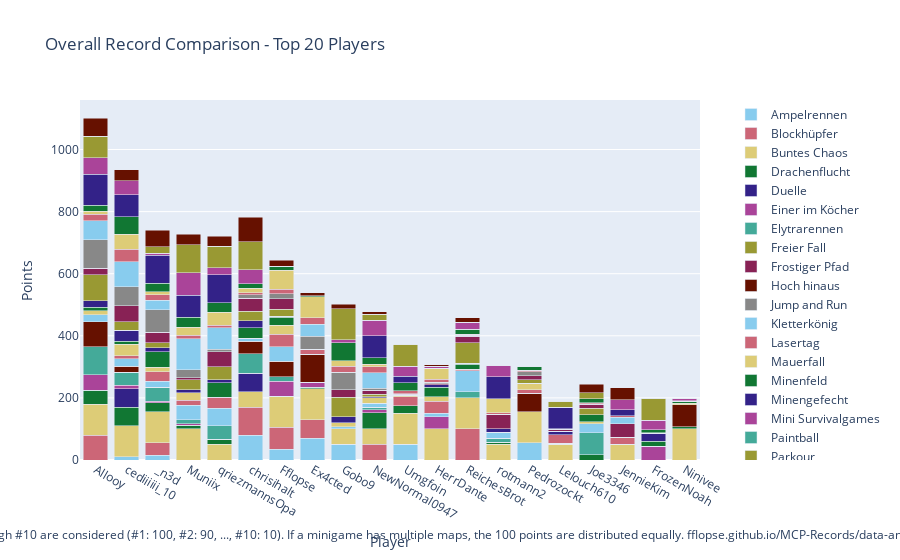

Write notebook code for a chart like this one.
### Code cell
import plotly.graph_objects as go

# Sum all columns to get the total score
outDf['Total'] = outDf.sum(axis=1)

# Sort by total score and fill N/A values with 0
outDf = outDf.sort_values(by='Total', ascending=False).fillna(0)

# Crop to top 10 players
cropDf = outDf.head(20).copy()

# Drop the 'Total' column for plotting
cropDf = cropDf.drop(columns=['Total'])

# Create a color palette
color_palette = px.colors.qualitative.Safe

# Create the stacked bar plot
fig = go.Figure()

cropDf = remove_duplicate_columns(cropDf)

for column in cropDf.columns.difference(['Player']):
    fig.add_trace(go.Bar(
        x=cropDf.index,
        y=cropDf[column],
        name=column,
        marker_color=color_palette[len(fig.data) % len(color_palette)]
    ))

# Update layout
fig.update_layout(
    barmode='stack',
    title='Overall Record Comparison - Top 20 Players',
    xaxis=dict(title='Player'),
    yaxis=dict(title='Points'),
    #height=800,
    #width=1000,
    legend=dict(
        x=1.05,
        y=0.5,
        traceorder='normal',
        font=dict(size=12),
        bgcolor='rgba(255, 255, 255, 0)',
        bordercolor='rgba(0, 0, 0, 0)'
    ),
    margin=dict(r=200),  # Adjust right margin to make room for the legend
    annotations=[
        dict(
            x=0.5,
            y=-0.235,
            xref='paper',
            yref='paper',
            text='Max 100 points per minigame. Records #1 through #10 are considered (#1: 100, #2: 90, ..., #10: 10). If a minigame has multiple maps, the 100 points are distributed equally. fflopse.github.io/MCP-Records/data-analysis/global-ranking.ipynb',
            showarrow=False,
            font=dict(size=12),
            xanchor='center'
        )
    ]
)

fig.show()

# save the plot as an html file

fig.write_html('out/overall_record_comparison.html')

### Figure 1 — Plotly figure (JSON) as saved in the notebook; plotly's stock layout.template omitted (floating-point values rounded to 4 significant figures)
{"data": [{"marker": {"color": "rgb(136, 204, 238)"}, "name": "Ampelrennen", "type": "bar", "x": ["Allooy", "cediiiiii_10", "_n3d", "Muniix", "qriezmannsOpa", "chrisihalt", "Fflopse", "Ex4cted", "Gobo9", "NewNormal0947", "Umgfoin", "HerrDante", "ReichesBrot", "rotmann2", "Pedrozockt", "Lelouch610", "Joe3346", "JennieKim", "FrozenNoah", "Ninivee"], "y": [0.0, 10.0, 15.0, 0.0, 0.0, 80.0, 35.0, 70.0, 50.0, 0.0, 50.0, 0.0, 0.0, 0.0, 55.0, 0.0, 0.0, 0.0, 0.0, 0.0]}, {"marker": {"color": "rgb(204, 102, 119)"}, "name": "Blockhüpfer", "type": "bar", "x": ["Allooy", "cediiiiii_10", "_n3d", "Muniix", "qriezmannsOpa", "chrisihalt", "Fflopse", "Ex4cted", "Gobo9", "NewNormal0947", "Umgfoin", "HerrDante", "ReichesBrot", "rotmann2", "Pedrozockt", "Lelouch610", "Joe3346", "JennieKim", "FrozenNoah", "Ninivee"], "y": [80.0, 0.0, 40.0, 0.0, 0.0, 90.0, 70.0, 60.0, 0.0, 50.0, 0.0, 0.0, 100.0, 0.0, 0.0, 0.0, 0.0, 0.0, 0.0, 0.0]}, {"marker": {"color": "rgb(221, 204, 119)"}, "name": "Buntes Chaos", "type": "bar", "x": ["Allooy", "cediiiiii_10", "_n3d", "Muniix", "qriezmannsOpa", "chrisihalt", "Fflopse", "Ex4cted", "Gobo9", "NewNormal0947", "Umgfoin", "HerrDante", "ReichesBrot", "rotmann2", "Pedrozockt", "Lelouch610", "Joe3346", "JennieKim", "FrozenNoah", "Ninivee"], "y": [100.0, 100.0, 100.0, 100.0, 50.0, 50.0, 100.0, 100.0, 50.0, 50.0, 100.0, 100.0, 100.0, 50.0, 100.0, 50.0, 0.0, 50.0, 0.0, 100.0]}, {"marker": {"color": "rgb(17, 119, 51)"}, "name": "Drachenflucht", "type": "bar", "x": ["Allooy", "cediiiiii_10", "_n3d", "Muniix", "qriezmannsOpa", "chrisihalt", "Fflopse", "Ex4cted", "Gobo9", "NewNormal0947", "Umgfoin", "HerrDante", "ReichesBrot", "rotmann2", "Pedrozockt", "Lelouch610", "Joe3346", "JennieKim", "FrozenNoah", "Ninivee"], "y": [45.0, 60.0, 30.0, 12.5, 17.5, 0.0, 0.0, 5.0, 0.0, 52.5, 25.0, 0.0, 0.0, 7.5, 0.0, 0.0, 17.5, 0.0, 0.0, 7.5]}, {"marker": {"color": "rgb(51, 34, 136)"}, "name": "Duelle", "type": "bar", "x": ["Allooy", "cediiiiii_10", "_n3d", "Muniix", "qriezmannsOpa", "chrisihalt", "Fflopse", "Ex4cted", "Gobo9", "NewNormal0947", "Umgfoin", "HerrDante", "ReichesBrot", "rotmann2", "Pedrozockt", "Lelouch610", "Joe3346", "JennieKim", "FrozenNoah", "Ninivee"], "y": [0.0, 60.0, 0.0, 0.0, 0.0, 60.0, 0.0, 0.0, 0.0, 0.0, 0.0, 0.0, 0.0, 0.0, 0.0, 0.0, 0.0, 0.0, 0.0, 0.0]}, {"marker": {"color": "rgb(170, 68, 153)"}, "name": "Einer im Köcher", "type": "bar", "x": ["Allooy", "cediiiiii_10", "_n3d", "Muniix", "qriezmannsOpa", "chrisihalt", "Fflopse", "Ex4cted", "Gobo9", "NewNormal0947", "Umgfoin", "HerrDante", "ReichesBrot", "rotmann2", "Pedrozockt", "Lelouch610", "Joe3346", "JennieKim", "FrozenNoah", "Ninivee"], "y": [50.0, 10.0, 4.0, 4.0, 0.0, 0.0, 48.0, 16.0, 0.0, 10.0, 0.0, 40.0, 0.0, 0.0, 0.0, 4.0, 0.0, 0.0, 44.0, 0.0]}, {"marker": {"color": "rgb(68, 170, 153)"}, "name": "Elytrarennen", "type": "bar", "x": ["Allooy", "cediiiiii_10", "_n3d", "Muniix", "qriezmannsOpa", "chrisihalt", "Fflopse", "Ex4cted", "Gobo9", "NewNormal0947", "Umgfoin", "HerrDante", "ReichesBrot", "rotmann2", "Pedrozockt", "Lelouch610", "Joe3346", "JennieKim", "FrozenNoah", "Ninivee"], "y": [90.0, 42.5, 45.0, 12.5, 42.5, 62.5, 15.0, 0.0, 0.0, 7.5, 0.0, 0.0, 20.0, 12.5, 0.0, 0.0, 70.0, 0.0, 0.0, 0.0]}, {"marker": {"color": "rgb(153, 153, 51)"}, "name": "Freier Fall", "type": "bar", "x": ["Allooy", "cediiiiii_10", "_n3d", "Muniix", "qriezmannsOpa", "chrisihalt", "Fflopse", "Ex4cted", "Gobo9", "NewNormal0947", "Umgfoin", "HerrDante", "ReichesBrot", "rotmann2", "Pedrozockt", "Lelouch610", "Joe3346", "JennieKim", "FrozenNoah", "Ninivee"], "y": [0.0, 0.0, 0.0, 0.0, 0.0, 0.0, 0.0, 0.0, 0.0, 0.0, 0.0, 0.0, 0.0, 0.0, 0.0, 0.0, 0.0, 0.0, 0.0, 0.0]}, {"marker": {"color": "rgb(136, 34, 85)"}, "name": "Frostiger Pfad", "type": "bar", "x": ["Allooy", "cediiiiii_10", "_n3d", "Muniix", "qriezmannsOpa", "chrisihalt", "Fflopse", "Ex4cted", "Gobo9", "NewNormal0947", "Umgfoin", "HerrDante", "ReichesBrot", "rotmann2", "Pedrozockt", "Lelouch610", "Joe3346", "JennieKim", "FrozenNoah", "Ninivee"], "y": [0.0, 0.0, 0.0, 0.0, 0.0, 0.0, 0.0, 0.0, 0.0, 0.0, 0.0, 0.0, 0.0, 0.0, 0.0, 0.0, 0.0, 0.0, 0.0, 0.0]}, {"marker": {"color": "rgb(102, 17, 0)"}, "name": "Hoch hinaus", "type": "bar", "x": ["Allooy", "cediiiiii_10", "_n3d", "Muniix", "qriezmannsOpa", "chrisihalt", "Fflopse", "Ex4cted", "Gobo9", "NewNormal0947", "Umgfoin", "HerrDante", "ReichesBrot", "rotmann2", "Pedrozockt", "Lelouch610", "Joe3346", "JennieKim", "FrozenNoah", "Ninivee"], "y": [80.0, 20.0, 0.0, 0.0, 0.0, 40.0, 50.0, 90.0, 0.0, 0.0, 0.0, 0.0, 0.0, 0.0, 60.0, 0.0, 0.0, 0.0, 0.0, 70.0]}, {"marker": {"color": "rgb(136, 136, 136)"}, "name": "Jump and Run", "type": "bar", "x": ["Allooy", "cediiiiii_10", "_n3d", "Muniix", "qriezmannsOpa", "chrisihalt", "Fflopse", "Ex4cted", "Gobo9", "NewNormal0947", "Umgfoin", "HerrDante", "ReichesBrot", "rotmann2", "Pedrozockt", "Lelouch610", "Joe3346", "JennieKim", "FrozenNoah", "Ninivee"], "y": [0.0, 0.0, 0.0, 0.0, 0.0, 0.0, 0.0, 0.0, 0.0, 0.0, 0.0, 0.0, 0.0, 0.0, 0.0, 0.0, 0.0, 0.0, 0.0, 0.0]}, {"marker": {"color": "rgb(136, 204, 238)"}, "name": "Kletterkönig", "type": "bar", "x": ["Allooy", "cediiiiii_10", "_n3d", "Muniix", "qriezmannsOpa", "chrisihalt", "Fflopse", "Ex4cted", "Gobo9", "NewNormal0947", "Umgfoin", "HerrDante", "ReichesBrot", "rotmann2", "Pedrozockt", "Lelouch610", "Joe3346", "JennieKim", "FrozenNoah", "Ninivee"], "y": [23.33, 23.33, 20.0, 46.67, 56.67, 10.0, 46.67, 0.0, 6.667, 13.33, 0.0, 10.0, 66.67, 20.0, 0.0, 0.0, 30.0, 0.0, 0.0, 0.0]}, {"marker": {"color": "rgb(204, 102, 119)"}, "name": "Lasertag", "type": "bar", "x": ["Allooy", "cediiiiii_10", "_n3d", "Muniix", "qriezmannsOpa", "chrisihalt", "Fflopse", "Ex4cted", "Gobo9", "NewNormal0947", "Umgfoin", "HerrDante", "ReichesBrot", "rotmann2", "Pedrozockt", "Lelouch610", "Joe3346", "JennieKim", "FrozenNoah", "Ninivee"], "y": [0.0, 10.0, 30.0, 16.67, 35.0, 0.0, 40.0, 15.0, 0.0, 0.0, 28.33, 40.0, 5.0, 0.0, 11.67, 26.67, 0.0, 23.33, 0.0, 0.0]}, {"marker": {"color": "rgb(221, 204, 119)"}, "name": "Mauerfall", "type": "bar", "x": ["Allooy", "cediiiiii_10", "_n3d", "Muniix", "qriezmannsOpa", "chrisihalt", "Fflopse", "Ex4cted", "Gobo9", "NewNormal0947", "Umgfoin", "HerrDante", "ReichesBrot", "rotmann2", "Pedrozockt", "Lelouch610", "Joe3346", "JennieKim", "FrozenNoah", "Ninivee"], "y": [12.86, 37.14, 14.29, 24.29, 0.0, 0.0, 28.57, 0.0, 12.86, 17.14, 5.714, 14.29, 0.0, 0.0, 20.0, 0.0, 5.714, 0.0, 0.0, 5.714]}, {"marker": {"color": "rgb(17, 119, 51)"}, "name": "Minenfeld", "type": "bar", "x": ["Allooy", "cediiiiii_10", "_n3d", "Muniix", "qriezmannsOpa", "chrisihalt", "Fflopse", "Ex4cted", "Gobo9", "NewNormal0947", "Umgfoin", "HerrDante", "ReichesBrot", "rotmann2", "Pedrozockt", "Lelouch610", "Joe3346", "JennieKim", "FrozenNoah", "Ninivee"], "y": [10.0, 10.0, 50.0, 0.0, 46.67, 33.33, 26.67, 0.0, 0.0, 0.0, 0.0, 30.0, 16.67, 0.0, 0.0, 0.0, 23.33, 0.0, 16.67, 6.667]}, {"marker": {"color": "rgb(51, 34, 136)"}, "name": "Minengefecht", "type": "bar", "x": ["Allooy", "cediiiiii_10", "_n3d", "Muniix", "qriezmannsOpa", "chrisihalt", "Fflopse", "Ex4cted", "Gobo9", "NewNormal0947", "Umgfoin", "HerrDante", "ReichesBrot", "rotmann2", "Pedrozockt", "Lelouch610", "Joe3346", "JennieKim", "FrozenNoah", "Ninivee"], "y": [22.5, 35.0, 13.75, 10.0, 10.0, 22.5, 3.75, 0.0, 20.0, 3.75, 0.0, 8.75, 3.75, 10.0, 0.0, 12.5, 0.0, 0.0, 25.0, 0.0]}, {"marker": {"color": "rgb(170, 68, 153)"}, "name": "Mini Survivalgames", "type": "bar", "x": ["Allooy", "cediiiiii_10", "_n3d", "Muniix", "qriezmannsOpa", "chrisihalt", "Fflopse", "Ex4cted", "Gobo9", "NewNormal0947", "Umgfoin", "HerrDante", "ReichesBrot", "rotmann2", "Pedrozockt", "Lelouch610", "Joe3346", "JennieKim", "FrozenNoah", "Ninivee"], "y": [0.0, 0.0, 0.0, 0.0, 0.0, 0.0, 0.0, 0.0, 0.0, 0.0, 0.0, 0.0, 0.0, 0.0, 0.0, 0.0, 0.0, 0.0, 0.0, 0.0]}, {"marker": {"color": "rgb(68, 170, 153)"}, "name": "Paintball", "type": "bar", "x": ["Allooy", "cediiiiii_10", "_n3d", "Muniix", "qriezmannsOpa", "chrisihalt", "Fflopse", "Ex4cted", "Gobo9", "NewNormal0947", "Umgfoin", "HerrDante", "ReichesBrot", "rotmann2", "Pedrozockt", "Lelouch610", "Joe3346", "JennieKim", "FrozenNoah", "Ninivee"], "y": [0.0, 0.0, 0.0, 0.0, 0.0, 0.0, 0.0, 0.0, 0.0, 0.0, 0.0, 0.0, 0.0, 0.0, 0.0, 0.0, 0.0, 0.0, 0.0, 0.0]}, {"marker": {"color": "rgb(153, 153, 51)"}, "name": "Parkour", "type": "bar", "x": ["Allooy", "cediiiiii_10", "_n3d", "Muniix", "qriezmannsOpa", "chrisihalt", "Fflopse", "Ex4cted", "Gobo9", "NewNormal0947", "Umgfoin", "HerrDante", "ReichesBrot", "rotmann2", "Pedrozockt", "Lelouch610", "Joe3346", "JennieKim", "FrozenNoah", "Ninivee"], "y": [82.5, 27.5, 15.0, 32.5, 42.5, 30.0, 22.5, 0.0, 62.5, 7.5, 0.0, 0.0, 65.0, 0.0, 12.5, 0.0, 20.0, 0.0, 0.0, 0.0]}, {"marker": {"color": "rgb(136, 34, 85)"}, "name": "Pferderennen", "type": "bar", "x": ["Allooy", "cediiiiii_10", "_n3d", "Muniix", "qriezmannsOpa", "chrisihalt", "Fflopse", "Ex4cted", "Gobo9", "NewNormal0947", "Umgfoin", "HerrDante", "ReichesBrot", "rotmann2", "Pedrozockt", "Lelouch610", "Joe3346", "JennieKim", "FrozenNoah", "Ninivee"], "y": [21.67, 51.67, 35.0, 5.0, 48.33, 43.33, 33.33, 0.0, 25.0, 13.33, 3.333, 3.333, 21.67, 46.67, 11.67, 5.0, 13.33, 43.33, 0.0, 0.0]}, {"marker": {"color": "rgb(102, 17, 0)"}, "name": "Reihenfolge", "type": "bar", "x": ["Allooy", "cediiiiii_10", "_n3d", "Muniix", "qriezmannsOpa", "chrisihalt", "Fflopse", "Ex4cted", "Gobo9", "NewNormal0947", "Umgfoin", "HerrDante", "ReichesBrot", "rotmann2", "Pedrozockt", "Lelouch610", "Joe3346", "JennieKim", "FrozenNoah", "Ninivee"], "y": [0.0, 0.0, 0.0, 0.0, 0.0, 0.0, 0.0, 0.0, 0.0, 0.0, 0.0, 0.0, 0.0, 0.0, 0.0, 0.0, 0.0, 0.0, 0.0, 0.0]}, {"marker": {"color": "rgb(136, 136, 136)"}, "name": "Replika", "type": "bar", "x": ["Allooy", "cediiiiii_10", "_n3d", "Muniix", "qriezmannsOpa", "chrisihalt", "Fflopse", "Ex4cted", "Gobo9", "NewNormal0947", "Umgfoin", "HerrDante", "ReichesBrot", "rotmann2", "Pedrozockt", "Lelouch610", "Joe3346", "JennieKim", "FrozenNoah", "Ninivee"], "y": [92.05, 60.77, 72.48, 27.01, 7.094, 11.11, 16.75, 41.97, 55.38, 6.667, 0.5128, 3.675, 3.59, 0.5128, 13.08, 0.9402, 0.5128, 0.4274, 0.0, 0.1709]}, {"marker": {"color": "rgb(136, 204, 238)"}, "name": "Runterpurzeln", "type": "bar", "x": ["Allooy", "cediiiiii_10", "_n3d", "Muniix", "qriezmannsOpa", "chrisihalt", "Fflopse", "Ex4cted", "Gobo9", "NewNormal0947", "Umgfoin", "HerrDante", "ReichesBrot", "rotmann2", "Pedrozockt", "Lelouch610", "Joe3346", "JennieKim", "FrozenNoah", "Ninivee"], "y": [60.0, 80.0, 30.0, 100.0, 70.0, 0.0, 0.0, 40.0, 0.0, 50.0, 0.0, 0.0, 0.0, 0.0, 0.0, 0.0, 0.0, 20.0, 0.0, 0.0]}, {"marker": {"color": "rgb(204, 102, 119)"}, "name": "Sammelwahn", "type": "bar", "x": ["Allooy", "cediiiiii_10", "_n3d", "Muniix", "qriezmannsOpa", "chrisihalt", "Fflopse", "Ex4cted", "Gobo9", "NewNormal0947", "Umgfoin", "HerrDante", "ReichesBrot", "rotmann2", "Pedrozockt", "Lelouch610", "Joe3346", "JennieKim", "FrozenNoah", "Ninivee"], "y": [21.03, 41.54, 17.69, 11.03, 7.179, 5.641, 14.1, 20.0, 19.49, 19.23, 10.0, 9.744, 2.308, 5.385, 5.128, 0.7692, 4.615, 4.872, 2.564, 1.538]}, {"marker": {"color": "rgb(221, 204, 119)"}, "name": "Schießstand", "type": "bar", "x": ["Allooy", "cediiiiii_10", "_n3d", "Muniix", "qriezmannsOpa", "chrisihalt", "Fflopse", "Ex4cted", "Gobo9", "NewNormal0947", "Umgfoin", "HerrDante", "ReichesBrot", "rotmann2", "Pedrozockt", "Lelouch610", "Joe3346", "JennieKim", "FrozenNoah", "Ninivee"], "y": [10.0, 47.5, 10.0, 25.0, 42.5, 15.0, 60.0, 67.5, 17.5, 7.5, 0.0, 35.0, 0.0, 45.0, 0.0, 0.0, 0.0, 0.0, 0.0, 0.0]}, {"marker": {"color": "rgb(17, 119, 51)"}, "name": "Skywars", "type": "bar", "x": ["Allooy", "cediiiiii_10", "_n3d", "Muniix", "qriezmannsOpa", "chrisihalt", "Fflopse", "Ex4cted", "Gobo9", "NewNormal0947", "Umgfoin", "HerrDante", "ReichesBrot", "rotmann2", "Pedrozockt", "Lelouch610", "Joe3346", "JennieKim", "FrozenNoah", "Ninivee"], "y": [20.0, 56.67, 26.67, 33.33, 30.0, 15.0, 13.33, 3.333, 58.33, 21.67, 26.67, 0.0, 16.67, 0.0, 13.33, 0.0, 11.67, 0.0, 10.0, 0.0]}, {"marker": {"color": "rgb(51, 34, 136)"}, "name": "Spleef", "type": "bar", "x": ["Allooy", "cediiiiii_10", "_n3d", "Muniix", "qriezmannsOpa", "chrisihalt", "Fflopse", "Ex4cted", "Gobo9", "NewNormal0947", "Umgfoin", "HerrDante", "ReichesBrot", "rotmann2", "Pedrozockt", "Lelouch610", "Joe3346", "JennieKim", "FrozenNoah", "Ninivee"], "y": [100.0, 70.0, 90.0, 70.0, 90.0, 0.0, 0.0, 0.0, 0.0, 70.0, 20.0, 0.0, 0.0, 70.0, 0.0, 70.0, 0.0, 20.0, 0.0, 0.0]}, {"marker": {"color": "rgb(170, 68, 153)"}, "name": "Survivalgames", "type": "bar", "x": ["Allooy", "cediiiiii_10", "_n3d", "Muniix", "qriezmannsOpa", "chrisihalt", "Fflopse", "Ex4cted", "Gobo9", "NewNormal0947", "Umgfoin", "HerrDante", "ReichesBrot", "rotmann2", "Pedrozockt", "Lelouch610", "Joe3346", "JennieKim", "FrozenNoah", "Ninivee"], "y": [52.5, 45.0, 7.5, 72.5, 22.5, 45.0, 0.0, 0.0, 10.0, 50.0, 32.5, 7.5, 22.5, 37.5, 0.0, 0.0, 0.0, 32.5, 30.0, 5.0]}, {"marker": {"color": "rgb(68, 170, 153)"}, "name": "Todeswürfel", "type": "bar", "x": ["Allooy", "cediiiiii_10", "_n3d", "Muniix", "qriezmannsOpa", "chrisihalt", "Fflopse", "Ex4cted", "Gobo9", "NewNormal0947", "Umgfoin", "HerrDante", "ReichesBrot", "rotmann2", "Pedrozockt", "Lelouch610", "Joe3346", "JennieKim", "FrozenNoah", "Ninivee"], "y": [0.0, 0.0, 0.0, 0.0, 0.0, 0.0, 0.0, 0.0, 0.0, 0.0, 0.0, 0.0, 0.0, 0.0, 0.0, 0.0, 0.0, 0.0, 0.0, 0.0]}, {"marker": {"color": "rgb(153, 153, 51)"}, "name": "Turmroulette", "type": "bar", "x": ["Allooy", "cediiiiii_10", "_n3d", "Muniix", "qriezmannsOpa", "chrisihalt", "Fflopse", "Ex4cted", "Gobo9", "NewNormal0947", "Umgfoin", "HerrDante", "ReichesBrot", "rotmann2", "Pedrozockt", "Lelouch610", "Joe3346", "JennieKim", "FrozenNoah", "Ninivee"], "y": [70.0, 0.0, 20.0, 90.0, 70.0, 90.0, 0.0, 0.0, 100.0, 20.0, 70.0, 0.0, 0.0, 0.0, 0.0, 20.0, 20.0, 0.0, 70.0, 0.0]}, {"marker": {"color": "rgb(136, 34, 85)"}, "name": "Waffenfolge", "type": "bar", "x": ["Allooy", "cediiiiii_10", "_n3d", "Muniix", "qriezmannsOpa", "chrisihalt", "Fflopse", "Ex4cted", "Gobo9", "NewNormal0947", "Umgfoin", "HerrDante", "ReichesBrot", "rotmann2", "Pedrozockt", "Lelouch610", "Joe3346", "JennieKim", "FrozenNoah", "Ninivee"], "y": [0.0, 0.0, 0.0, 0.0, 0.0, 0.0, 0.0, 0.0, 0.0, 0.0, 0.0, 0.0, 0.0, 0.0, 0.0, 0.0, 0.0, 0.0, 0.0, 0.0]}, {"marker": {"color": "rgb(102, 17, 0)"}, "name": "Wettrennen", "type": "bar", "x": ["Allooy", "cediiiiii_10", "_n3d", "Muniix", "qriezmannsOpa", "chrisihalt", "Fflopse", "Ex4cted", "Gobo9", "NewNormal0947", "Umgfoin", "HerrDante", "ReichesBrot", "rotmann2", "Pedrozockt", "Lelouch610", "Joe3346", "JennieKim", "FrozenNoah", "Ninivee"], "y": [58.0, 36.0, 54.0, 34.0, 32.0, 78.0, 20.0, 10.0, 14.0, 8.0, 0.0, 4.0, 14.0, 0.0, 0.0, 0.0, 28.0, 38.0, 0.0, 0.0]}], "layout": {"annotations": [{"font": {"size": 12}, "showarrow": false, "text": "Max 100 points per minigame. Records #1 through #10 are considered (#1: 100, #2: 90, ..., #10: 10). If a minigame has multiple maps, the 100 points are distributed equally. fflopse.github.io/MCP-Records/data-analysis/global-ranking.ipynb", "x": 0.5, "xanchor": "center", "xref": "paper", "y": -0.235, "yref": "paper"}], "barmode": "stack", "legend": {"bgcolor": "rgba(255, 255, 255, 0)", "bordercolor": "rgba(0, 0, 0, 0)", "font": {"size": 12}, "traceorder": "normal", "x": 1.05, "y": 0.5}, "margin": {"r": 200}, "title": {"text": "Overall Record Comparison - Top 20 Players"}, "xaxis": {"title": {"text": "Player"}}, "yaxis": {"title": {"text": "Points"}}}}
